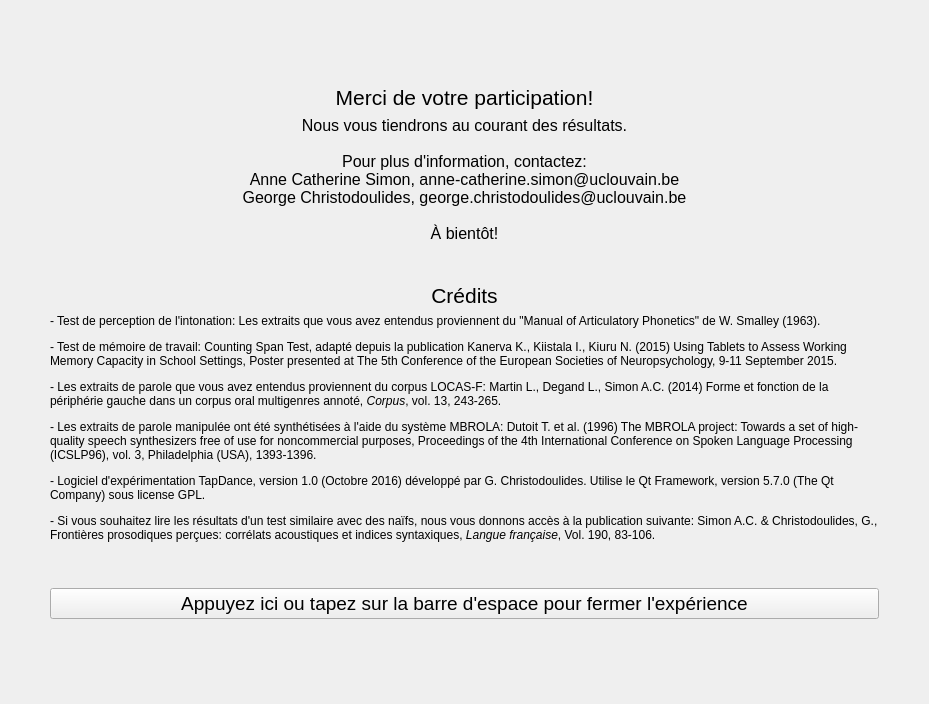
<?xml version="1.0" encoding="UTF-8"?>
<ui version="4.0">
 <class>EndExperimentForm</class>
 <widget class="QWidget" name="EndExperimentForm">
  <property name="geometry">
   <rect>
    <x>0</x>
    <y>0</y>
    <width>929</width>
    <height>704</height>
   </rect>
  </property>
  <property name="windowTitle">
   <string>Form</string>
  </property>
  <layout class="QGridLayout" name="gridLayout">
   <property name="leftMargin">
    <number>50</number>
   </property>
   <property name="topMargin">
    <number>50</number>
   </property>
   <property name="rightMargin">
    <number>50</number>
   </property>
   <property name="bottomMargin">
    <number>50</number>
   </property>
   <item row="4" column="0">
    <widget class="QLabel" name="labelYourComments_2">
     <property name="font">
      <font>
       <pointsize>16</pointsize>
      </font>
     </property>
     <property name="text">
      <string>Crédits</string>
     </property>
     <property name="alignment">
      <set>Qt::AlignCenter</set>
     </property>
    </widget>
   </item>
   <item row="0" column="0">
    <spacer name="verticalSpacer_3">
     <property name="orientation">
      <enum>Qt::Vertical</enum>
     </property>
     <property name="sizeHint" stdset="0">
      <size>
       <width>20</width>
       <height>40</height>
      </size>
     </property>
    </spacer>
   </item>
   <item row="1" column="0">
    <widget class="QLabel" name="labelYourComments">
     <property name="font">
      <font>
       <pointsize>16</pointsize>
      </font>
     </property>
     <property name="text">
      <string>Merci de votre participation!</string>
     </property>
     <property name="alignment">
      <set>Qt::AlignCenter</set>
     </property>
    </widget>
   </item>
   <item row="3" column="0">
    <spacer name="verticalSpacer">
     <property name="orientation">
      <enum>Qt::Vertical</enum>
     </property>
     <property name="sizeHint" stdset="0">
      <size>
       <width>20</width>
       <height>40</height>
      </size>
     </property>
    </spacer>
   </item>
   <item row="7" column="0">
    <spacer name="verticalSpacer_2">
     <property name="orientation">
      <enum>Qt::Vertical</enum>
     </property>
     <property name="sizeHint" stdset="0">
      <size>
       <width>20</width>
       <height>40</height>
      </size>
     </property>
    </spacer>
   </item>
   <item row="5" column="0">
    <widget class="QLabel" name="label">
     <property name="text">
      <string>&lt;html&gt;&lt;head/&gt;&lt;body&gt;&lt;p&gt;- Test de perception de l'intonation: Les extraits que vous avez entendus proviennent du &amp;quot;Manual of Articulatory Phonetics&amp;quot; de W. Smalley (1963).&lt;/p&gt;&lt;p&gt;- Test de mémoire de travail: Counting Span Test, adapté depuis la publication Kanerva K., Kiistala I., Kiuru N. (2015) Using Tablets to Assess Working Memory Capacity in School Settings, Poster presented at The 5th Conference of the European Societies of Neuropsychology, 9-11 September 2015.&lt;/p&gt;&lt;p&gt;- Les extraits de parole que vous avez entendus proviennent du corpus LOCAS-F: Martin L., Degand L., Simon A.C. (2014) Forme et fonction de la périphérie gauche dans un corpus oral multigenres annoté, &lt;span style=&quot; font-style:italic;&quot;&gt;Corpus&lt;/span&gt;, vol. 13, 243-265.&lt;/p&gt;&lt;p&gt;- Les extraits de parole manipulée ont été synthétisées à l'aide du système MBROLA: Dutoit T. et al. (1996) The MBROLA project: Towards a set of high-quality speech synthesizers free of use for noncommercial purposes, Proceedings of the 4th International Conference on Spoken Language Processing (ICSLP96), vol. 3, Philadelphia (USA), 1393-1396.&lt;/p&gt;&lt;p&gt;- Logiciel d'expérimentation TapDance, version 1.0 (Octobre 2016) développé par G. Christodoulides. Utilise le Qt Framework, version 5.7.0 (The Qt Company) sous license GPL.&lt;/p&gt;&lt;p&gt;- Si vous souhaitez lire les résultats d'un test similaire avec des naïfs, nous vous donnons accès à la publication suivante: Simon A.C. &amp;amp; Christodoulides, G., Frontières prosodiques perçues: corrélats acoustiques et indices syntaxiques, &lt;span style=&quot; font-style:italic;&quot;&gt;Langue française&lt;/span&gt;, Vol. 190, 83-106.&lt;/p&gt;&lt;p&gt;&lt;br/&gt;&lt;/p&gt;&lt;/body&gt;&lt;/html&gt;</string>
     </property>
     <property name="wordWrap">
      <bool>true</bool>
     </property>
    </widget>
   </item>
   <item row="2" column="0">
    <widget class="QLabel" name="labelGoodbye">
     <property name="font">
      <font>
       <pointsize>12</pointsize>
      </font>
     </property>
     <property name="text">
      <string>Nous vous tiendrons au courant des résultats.

Pour plus d'information, contactez:
Anne Catherine Simon, anne-catherine.simon@uclouvain.be
George Christodoulides, george.christodoulides@uclouvain.be

À bientôt!</string>
     </property>
     <property name="alignment">
      <set>Qt::AlignCenter</set>
     </property>
     <property name="wordWrap">
      <bool>true</bool>
     </property>
    </widget>
   </item>
   <item row="6" column="0">
    <widget class="QPushButton" name="buttonFinished">
     <property name="font">
      <font>
       <pointsize>14</pointsize>
      </font>
     </property>
     <property name="text">
      <string>Appuyez ici ou tapez sur la barre d'espace pour fermer l'expérience</string>
     </property>
    </widget>
   </item>
  </layout>
 </widget>
 <resources/>
 <connections/>
</ui>
